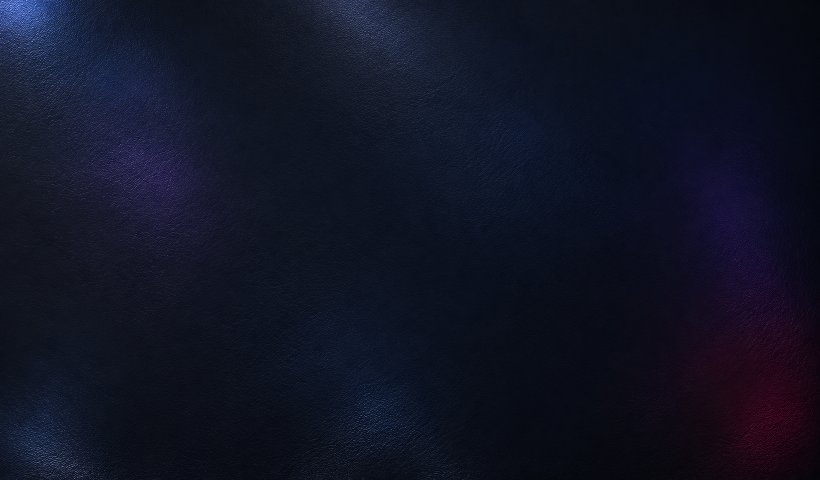
#> input picture docs/design/futuristic-2026-10-24/elements/floor.png, 1639 x 960 px (shown at 1/2 size)
$ python export_stage_floor.py
#> lines starting #> are read from the running program, lines starting #| are printed output that depends on the picture
"""Write the Stage Console floor as one window-sized BMP.

ChatGPT exported the concept's floor without any controls
(docs/design/futuristic-2026-10-24/elements/floor.png): the leather grain,
the vignette and the stage light falling on it. It is scaled to the window
and stored as BMP, which the tablet's Qt reads without a plugin; the floor
is opaque, so it needs no alpha. It is dimmed to sit as dark between the
panels as the concept does.
"""
from pathlib import Path

from PIL import Image, ImageEnhance

WINDOW = (1024, 600)
BRIGHTNESS = 0.8


def main():
    here = Path(__file__).resolve().parent
    floor = Image.open(here.parent / "docs/design/futuristic-2026-10-24/elements/floor.png").convert("RGB")
#> floor is the input picture: PIL image 1639x960 RGB; mean R, G, B 16.5, 19.6, 36
    target = here / "qml/chrome/floor.bmp"
    floor = floor.resize(WINDOW, Image.LANCZOS)
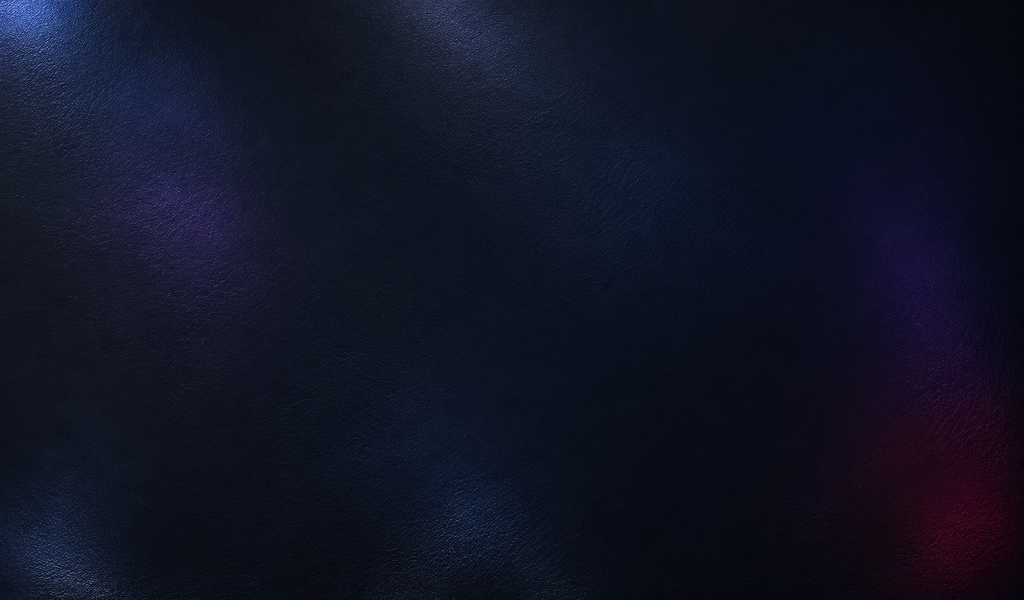
#> floor: PIL image 1024x600 RGB; mean R, G, B 16.5, 19.6, 36
    ImageEnhance.Brightness(floor).enhance(BRIGHTNESS).save(target)
    print(target.name)


if __name__ == "__main__":
    main()

$ run again, with docs/design/futuristic-2026-10-24/elements/panels.png copied over docs/design/futuristic-2026-10-24/elements/floor.png
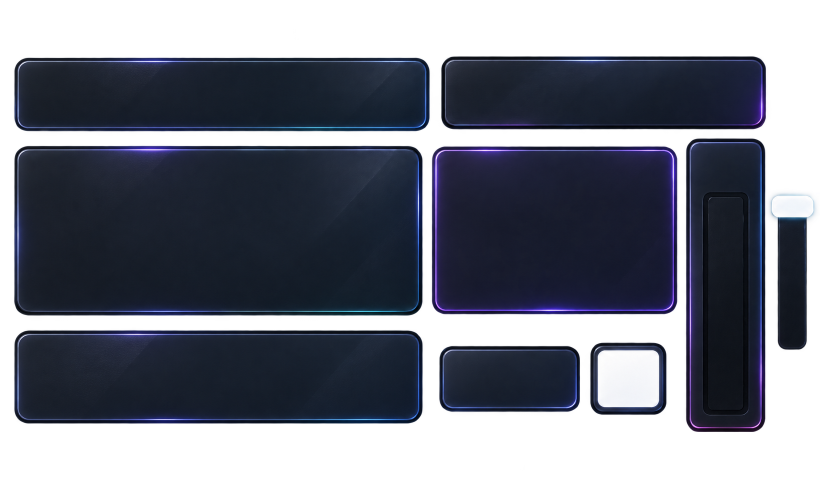
#> input picture docs/design/futuristic-2026-10-24/elements/panels.png, 1639 x 960 px (shown at 1/2 size)
#> in main, `floor = floor.resize(WINDOW, Image.LANCZOS)`:
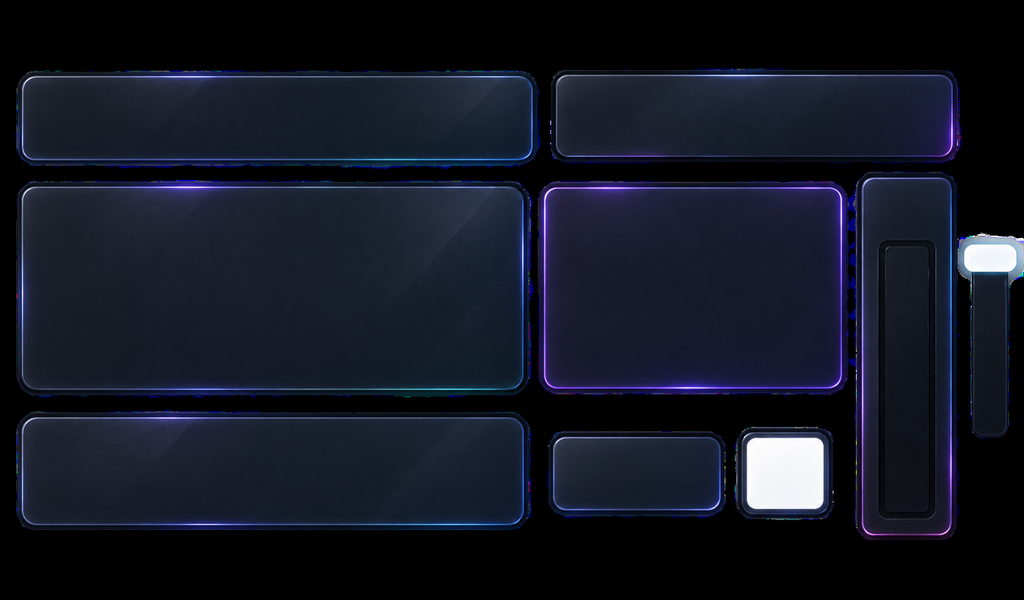
#> floor: PIL image 1024x600 RGB; mean R, G, B 19.6, 23.5, 36
#> in main, `ImageEnhance.Brightness(floor).enhance(BRIGHTNESS).save(target)`:
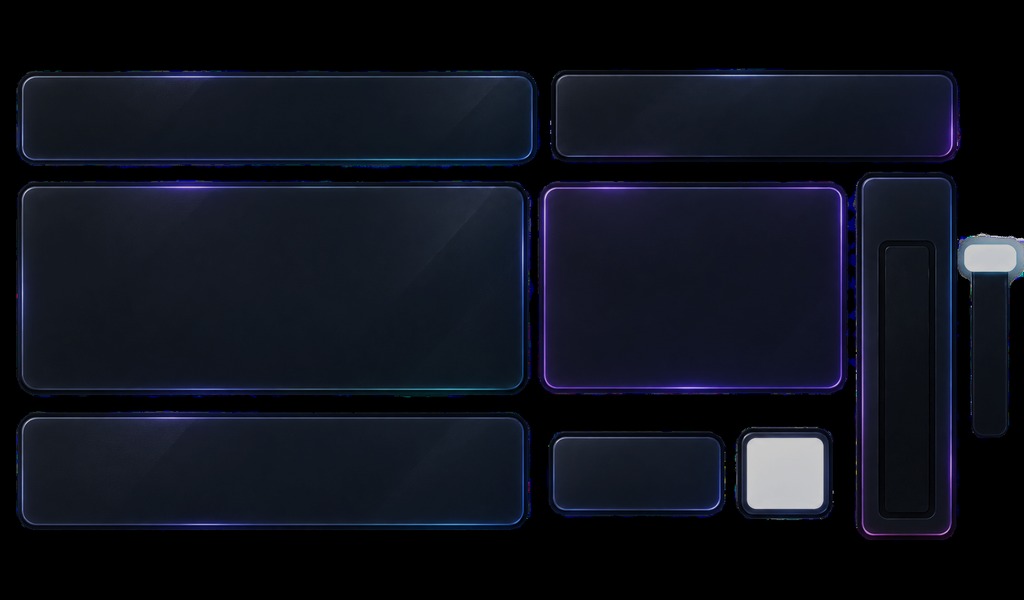
#> saved as floor.bmp: PIL image 1024x600 RGB; mean R, G, B 15.4, 18.5, 28.5
